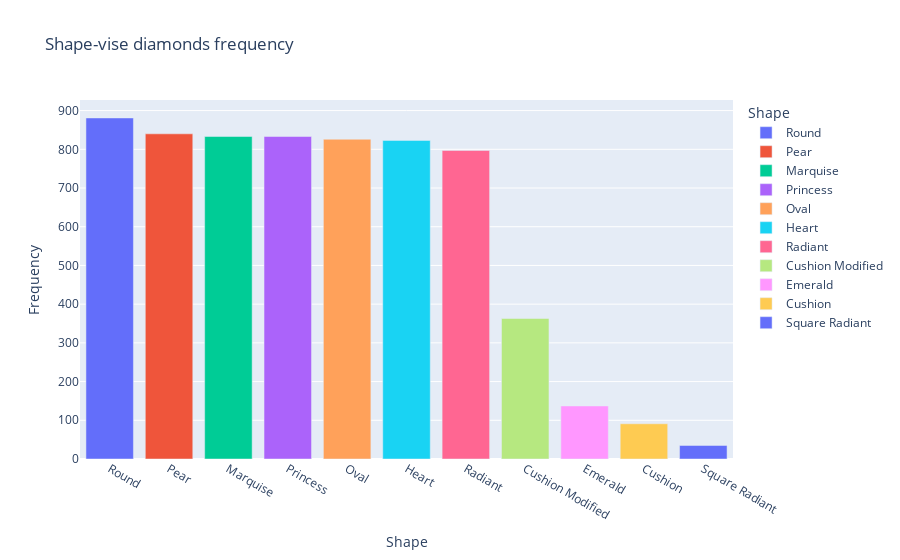

This figure's notebook cell:
### Markdown cell above
###### Shape-vise diamonds frequency

### Code cell
df1 = df.groupby(["Shape"]).size().reset_index(name="Frequency").sort_values("Frequency",ascending=False)
print("\nFrequency of diamonds shape-vise:")
print(frequency)





# Create a bar graph
fig = px.bar(df1, x="Shape", y="Frequency", title="Shape-vise diamonds frequency", color="Shape", )

# Show the plot
fig.show()

### Figure 1 — Plotly figure (JSON) as saved in the notebook; plotly's stock layout.template omitted (floating-point values rounded to 4 significant figures)
{"data": [{"alignmentgroup": "True", "hovertemplate": "Shape=%{x}<br>Frequency=%{y}<extra></extra>", "legendgroup": "Round", "marker": {"color": "#636efa", "pattern": {"shape": ""}}, "name": "Round", "offsetgroup": "Round", "orientation": "v", "showlegend": true, "textposition": "auto", "type": "bar", "x": ["Round"], "xaxis": "x", "y": [881], "yaxis": "y"}, {"alignmentgroup": "True", "hovertemplate": "Shape=%{x}<br>Frequency=%{y}<extra></extra>", "legendgroup": "Pear", "marker": {"color": "#EF553B", "pattern": {"shape": ""}}, "name": "Pear", "offsetgroup": "Pear", "orientation": "v", "showlegend": true, "textposition": "auto", "type": "bar", "x": ["Pear"], "xaxis": "x", "y": [840], "yaxis": "y"}, {"alignmentgroup": "True", "hovertemplate": "Shape=%{x}<br>Frequency=%{y}<extra></extra>", "legendgroup": "Marquise", "marker": {"color": "#00cc96", "pattern": {"shape": ""}}, "name": "Marquise", "offsetgroup": "Marquise", "orientation": "v", "showlegend": true, "textposition": "auto", "type": "bar", "x": ["Marquise"], "xaxis": "x", "y": [833], "yaxis": "y"}, {"alignmentgroup": "True", "hovertemplate": "Shape=%{x}<br>Frequency=%{y}<extra></extra>", "legendgroup": "Princess", "marker": {"color": "#ab63fa", "pattern": {"shape": ""}}, "name": "Princess", "offsetgroup": "Princess", "orientation": "v", "showlegend": true, "textposition": "auto", "type": "bar", "x": ["Princess"], "xaxis": "x", "y": [833], "yaxis": "y"}, {"alignmentgroup": "True", "hovertemplate": "Shape=%{x}<br>Frequency=%{y}<extra></extra>", "legendgroup": "Oval", "marker": {"color": "#FFA15A", "pattern": {"shape": ""}}, "name": "Oval", "offsetgroup": "Oval", "orientation": "v", "showlegend": true, "textposition": "auto", "type": "bar", "x": ["Oval"], "xaxis": "x", "y": [826], "yaxis": "y"}, {"alignmentgroup": "True", "hovertemplate": "Shape=%{x}<br>Frequency=%{y}<extra></extra>", "legendgroup": "Heart", "marker": {"color": "#19d3f3", "pattern": {"shape": ""}}, "name": "Heart", "offsetgroup": "Heart", "orientation": "v", "showlegend": true, "textposition": "auto", "type": "bar", "x": ["Heart"], "xaxis": "x", "y": [823], "yaxis": "y"}, {"alignmentgroup": "True", "hovertemplate": "Shape=%{x}<br>Frequency=%{y}<extra></extra>", "legendgroup": "Radiant", "marker": {"color": "#FF6692", "pattern": {"shape": ""}}, "name": "Radiant", "offsetgroup": "Radiant", "orientation": "v", "showlegend": true, "textposition": "auto", "type": "bar", "x": ["Radiant"], "xaxis": "x", "y": [797], "yaxis": "y"}, {"alignmentgroup": "True", "hovertemplate": "Shape=%{x}<br>Frequency=%{y}<extra></extra>", "legendgroup": "Cushion Modified", "marker": {"color": "#B6E880", "pattern": {"shape": ""}}, "name": "Cushion Modified", "offsetgroup": "Cushion Modified", "orientation": "v", "showlegend": true, "textposition": "auto", "type": "bar", "x": ["Cushion Modified"], "xaxis": "x", "y": [363], "yaxis": "y"}, {"alignmentgroup": "True", "hovertemplate": "Shape=%{x}<br>Frequency=%{y}<extra></extra>", "legendgroup": "Emerald", "marker": {"color": "#FF97FF", "pattern": {"shape": ""}}, "name": "Emerald", "offsetgroup": "Emerald", "orientation": "v", "showlegend": true, "textposition": "auto", "type": "bar", "x": ["Emerald"], "xaxis": "x", "y": [137], "yaxis": "y"}, {"alignmentgroup": "True", "hovertemplate": "Shape=%{x}<br>Frequency=%{y}<extra></extra>", "legendgroup": "Cushion", "marker": {"color": "#FECB52", "pattern": {"shape": ""}}, "name": "Cushion", "offsetgroup": "Cushion", "orientation": "v", "showlegend": true, "textposition": "auto", "type": "bar", "x": ["Cushion"], "xaxis": "x", "y": [91], "yaxis": "y"}, {"alignmentgroup": "True", "hovertemplate": "Shape=%{x}<br>Frequency=%{y}<extra></extra>", "legendgroup": "Square Radiant", "marker": {"color": "#636efa", "pattern": {"shape": ""}}, "name": "Square Radiant", "offsetgroup": "Square Radiant", "orientation": "v", "showlegend": true, "textposition": "auto", "type": "bar", "x": ["Square Radiant"], "xaxis": "x", "y": [35], "yaxis": "y"}], "layout": {"autosize": true, "barmode": "relative", "legend": {"title": {"text": "Shape"}, "tracegroupgap": 0}, "title": {"text": "Shape-vise diamonds frequency"}, "xaxis": {"anchor": "y", "autorange": true, "categoryarray": ["Round", "Pear", "Marquise", "Princess", "Oval", "Heart", "Radiant", "Cushion Modified", "Emerald", "Cushion", "Square Radiant"], "categoryorder": "array", "domain": [0, 1], "range": [-0.5, 10.5], "title": {"text": "Shape"}, "type": "category"}, "yaxis": {"anchor": "x", "autorange": true, "domain": [0, 1], "range": [0, 927.4], "title": {"text": "Frequency"}, "type": "linear"}}}
